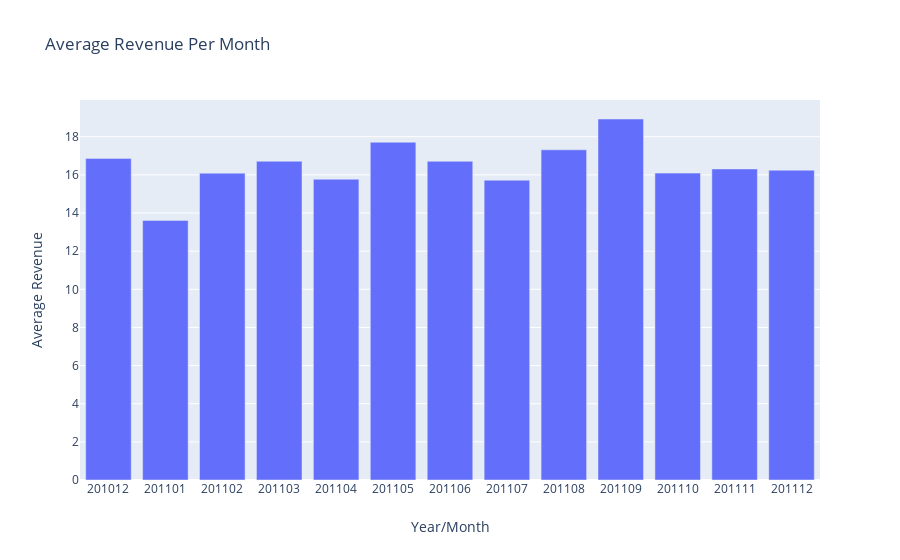

Source (notebook cell):
### Code cell
figure = go.Figure()

figure.add_trace(
                go.Bar(
                            x= comp_uk_avg_mnthly_revnu['InvoiceYearMonth'] ,
                            y= comp_uk_avg_mnthly_revnu['AvgRevenue'] 
                            )
                )

figure.update_layout( title='Average Revenue Per Month',
                       xaxis_title='Year/Month',
                       yaxis_title='Average Revenue')
# py.iplot(figure, filename='basic-scatter')
# pio.show(figure)
figure.update_xaxes(type = 'category')
# pio.show(figure)
# pio.write_html(figure, file='monthly_averge_revenue_uk_customers.html', auto_open=True)

### Figure 1 — Plotly figure (JSON) as saved in the notebook; plotly's stock layout.template omitted (floating-point values rounded to 4 significant figures)
{"data": [{"type": "bar", "x": ["201012", "201101", "201102", "201103", "201104", "201105", "201106", "201107", "201108", "201109", "201110", "201111", "201112"], "y": [16.87, 13.61, 16.09, 16.72, 15.77, 17.71, 16.71, 15.72, 17.32, 18.93, 16.09, 16.31, 16.25]}], "layout": {"autosize": true, "title": {"text": "Average Revenue Per Month"}, "xaxis": {"autorange": true, "range": [-0.5, 12.5], "title": {"text": "Year/Month"}, "type": "category"}, "yaxis": {"autorange": true, "range": [0, 19.93], "title": {"text": "Average Revenue"}, "type": "linear"}}}
